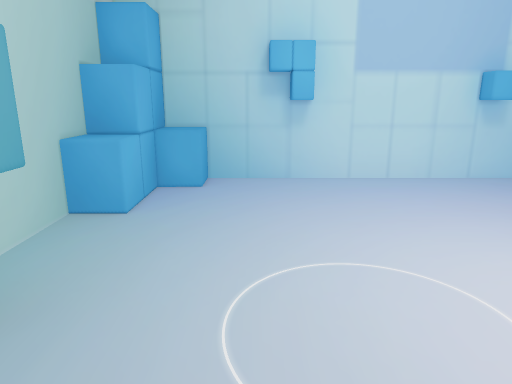
view 1 (above)

12 first-person views from a walk through a Unity game level. The camera is 1.5 m above the floor, tilts 14° down and sees 70° across. The floor is counted in squares, 0.5 m on a side. Each view is taken from the middle of a square. On the plan, view 1 faces up. The plan holds only what a view shows up to about 20 squares ahead; the rest is blank. The player is left out.

view 2
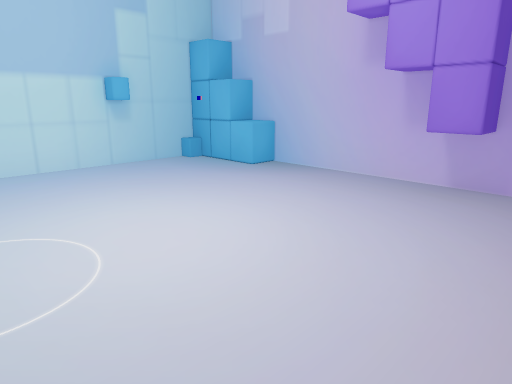

view 3
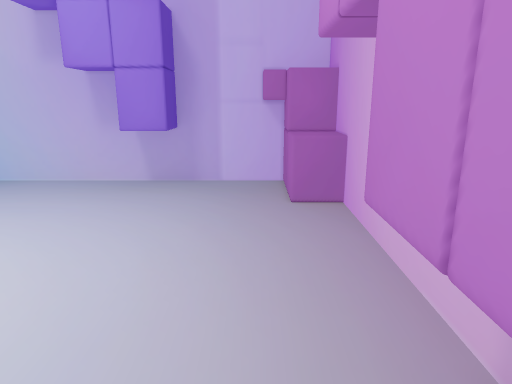

view 4
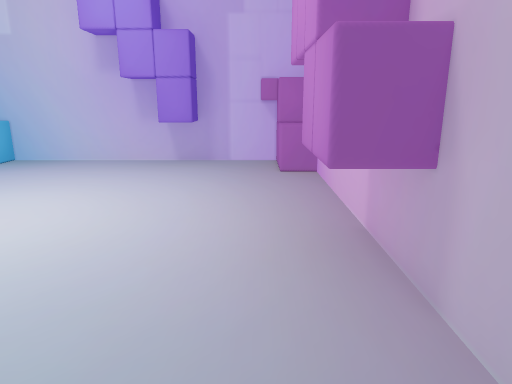

view 5
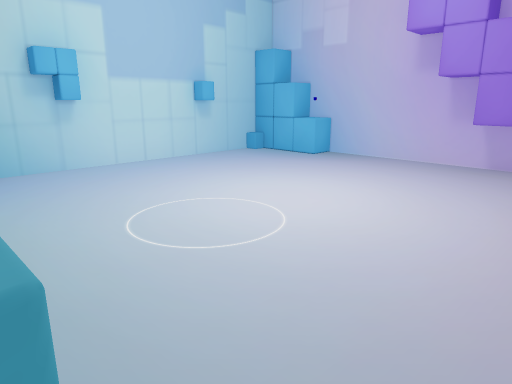

view 6
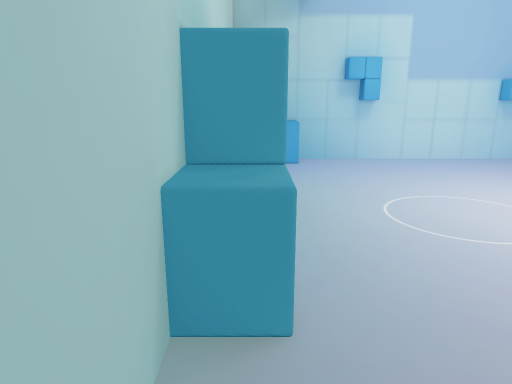

view 7
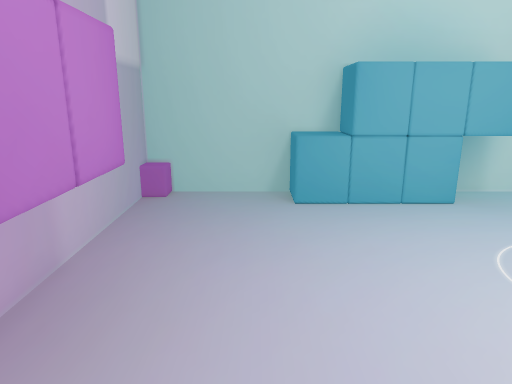

view 8
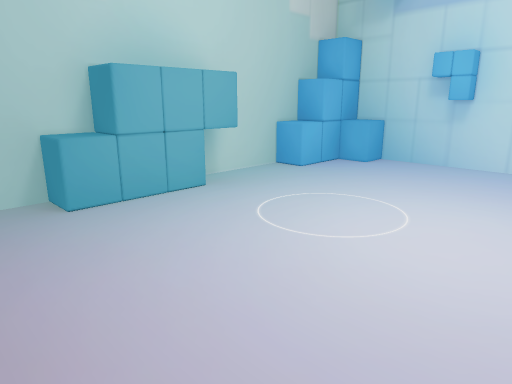

view 9
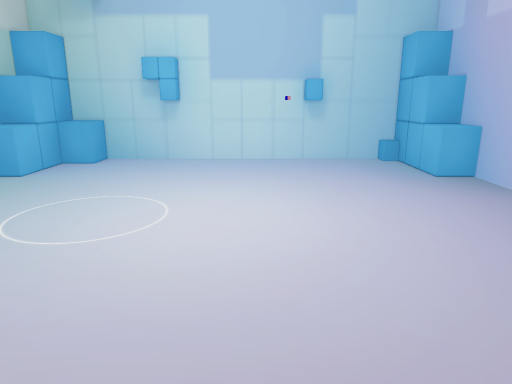

view 10
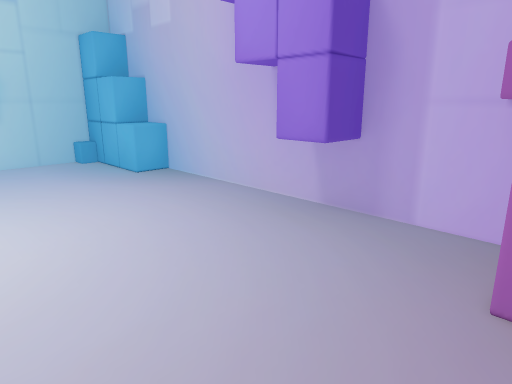

view 11
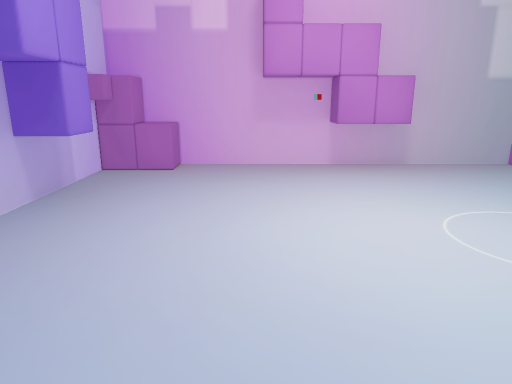

view 12
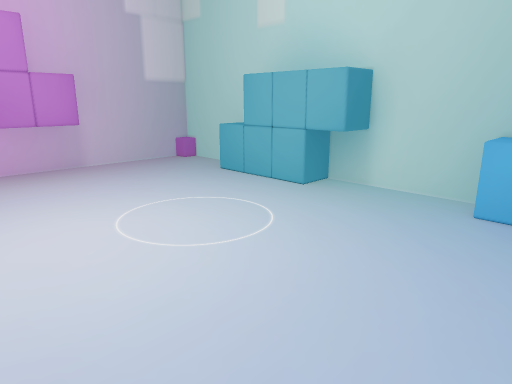

### Floor plan
Key: @ floor where view 1 was taken; # wall or solid block; . floor; = window, fence, low wall or low ledge; ^ raised ledge.
Columns run from 5 left of view 1 to 15 right of it. Each row starts with its distance up from view 1.
 14  #^^###############
 13  #^^..............#
 12  # ...............#
 11 #^ ...............#^^
 10 ^^................^^^
  9 #.................. #
  8 #...................#
  7 #...................#
  6 ##..................#
  5 ##..........#.......#
  4  # .................#
  3   #.................#
  2  # ................##
  1 ## ...............#^#
  0 ^^ ..@............#=#
 -1 ^^..................#
 -2 #...................#
 -3 #..................##
 -4 #.....####.......^^##
 -5 #.....## # ......^^
 -6 #######   #########

Positions as (right, up) in squares from view 1, and headings:
1: (0, 0), facing up
2: (1, -3), facing up-right
3: (1, -3), facing right
4: (-4, -3), facing right
5: (-4, -3), facing up-right
6: (-4, -5), facing up
7: (7, -2), facing left
8: (7, -4), facing up-left
9: (6, -5), facing up
10: (6, -5), facing up-right
11: (8, 12), facing down
12: (7, 12), facing down-left
